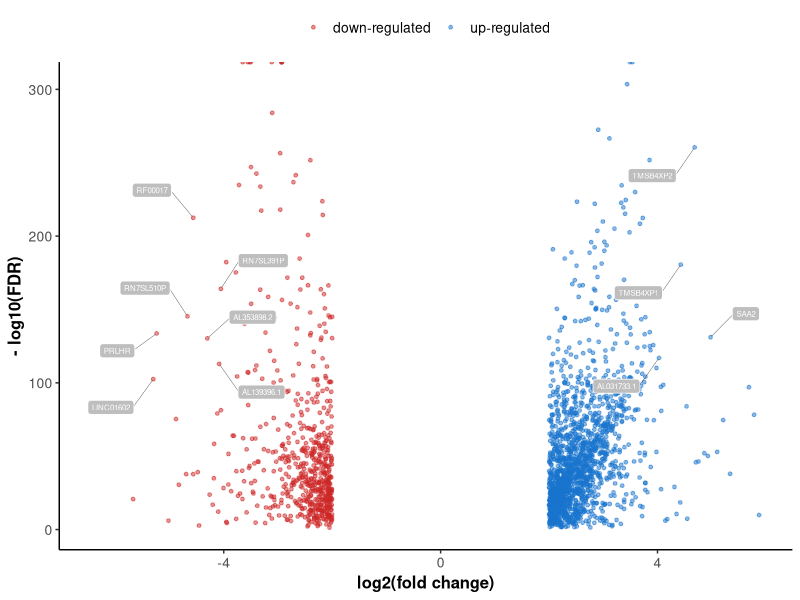
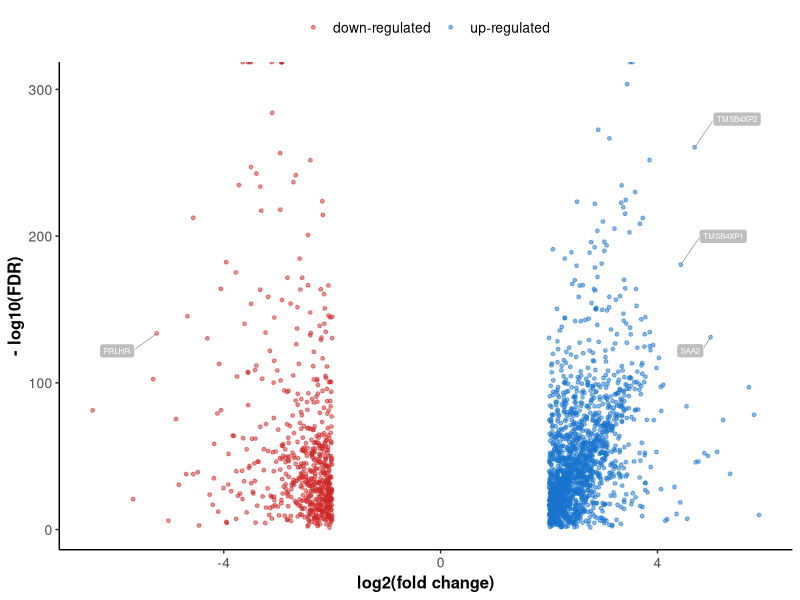

These figures' R source, in order:
#Volcano plot ##############################################################

#loading libraries
library(ggplot2)
library(ggrepel)

#Read file (diff expressed genes |log2FC|>2 & FDR<0.05)
df = read.table("data_volcano.txt", header=T)

#Log-transform FDR values (-log10)
df$FDR = log(df$FDR,10)*(-1)

#Add column with direction
df$direction = "down"
df[df$log2FC>0,]$direction <- "up"

#Make plot
pp=ggplot(df, aes(log2FC, FDR)) + geom_point(aes(col = direction), size = 1, alpha=0.5) +
       scale_color_manual(values = c("up" = "dodgerblue3", "down" = "firebrick3"),
       breaks = c("down", "up"), labels = c("down-regulated", "up-regulated")) + 
  xlab("log2(fold change)") +
  ylab("- log10(FDR)") +
  theme_classic() +
  theme(legend.title = element_blank(), legend.position = "top", legend.text = element_text(size = 10),
        axis.title = element_text(size = 12, face = "bold"), axis.text = element_text(size = 10)) +
  geom_label_repel(data=subset(df, (FDR>100 & abs(log2FC)>4)), aes(label=gene), 
                   size = 2, box.padding = unit(1.0, "lines"), label.padding = unit(0.2, "lines"),
                   fill="gray", color="white", segment.size  = 0.1, segment.color = "black")

ggsave("volcano_plot1.pdf", width=4, height=3)

#Set specific genes to be marked
df$labels = FALSE
df[df$gene=="PRLHR" | df$gene=="SAA2" | df$gene=="TMSB4XP1" | df$gene=="TMSB4XP2",]$labels <- TRUE

#Make plot
pp=ggplot(df, aes(log2FC, FDR)) + geom_point(aes(col = direction), size = 1, alpha=0.5) +
       scale_color_manual(values = c("up" = "dodgerblue3", "down" = "firebrick3"),
       breaks = c("down", "up"), labels = c("down-regulated", "up-regulated")) + 
  xlab("log2(fold change)") +
  ylab("- log10(FDR)") +
  theme_classic() +
  theme(legend.title = element_blank(), legend.position = "top", legend.text = element_text(size = 10),
        axis.title = element_text(size = 12, face = "bold"), axis.text = element_text(size = 10)) +
  geom_label_repel(aes(label = ifelse(df$labels, as.character(df$gene),"")), 
                   size = 2, box.padding = unit(1.0, "lines"), label.padding = unit(0.2, "lines"),
                   fill="gray", color="white", segment.size  = 0.1, segment.color = "black")
ggsave("volcano_plot2.pdf", width=4, height=3)
